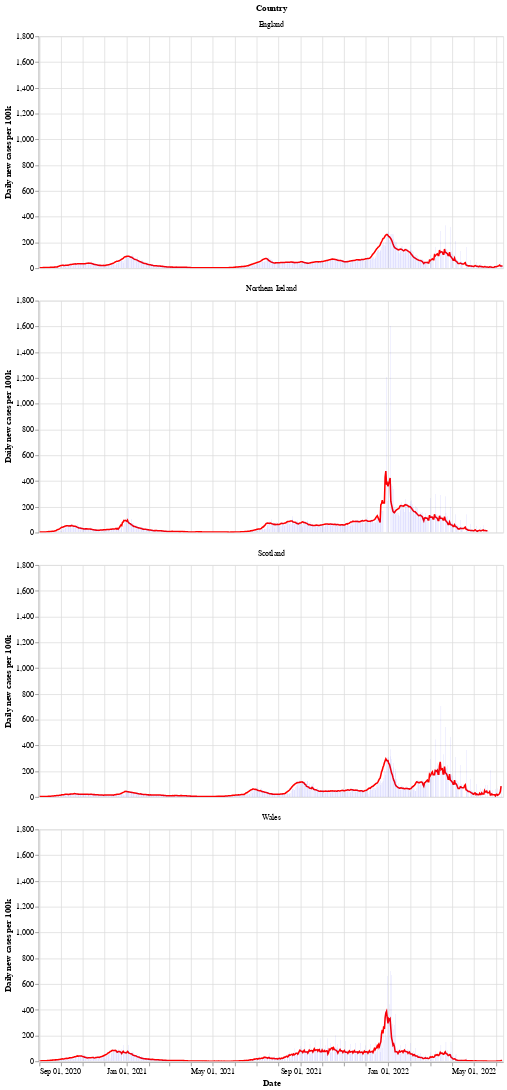

Notebook code for this chart:
### Markdown cell above
Next is a bar chart of the number of new cases in each country (per 100k population), with the 7 day moving average of cases. Again we see that Wales saw a longer period of raising and falling cases compared to the other countries.

After a period of cases falling, each nation is now seeing a rise in the number of cases - especially in Wales.

### Code cell
# collapse
bars = alt.Chart(uk_cases).mark_bar().encode(
    x=alt.X("yearmonthdate(date):T", axis=alt.Axis(title='Date')),
    y=alt.Y("newCasesRate:Q", axis=alt.Axis(title='Daily new cases per 100k')),
    tooltip='newCasesRate',
    color=alt.condition(
        alt.datum.dailyChange > 0,
        alt.value("orange"),  # The positive color
        alt.value("blue")  # The negative color
    )
).properties(title='New cases per 100k population with rolling 7 day average', width=600).interactive()
line = alt.Chart(uk_cases).mark_line(
    color='red',
    size=2,
).transform_window(
    rolling_mean='mean(newCasesRate)',
    frame=[0, 7],
    groupby=['areaName']
).encode(
    x='yearmonthdate(date):T',
    y='rolling_mean:Q'
)
alt.layer(line, bars, data=uk_cases).facet(alt.Row('areaName', title='Country'), columns=1)

### Figure 1 — Vega-Lite specification as saved in the notebook (floating-point values rounded to 4 significant figures; data arrays with more than 128 entries replaced by an {"elided": "..."} marker saying what was removed)
{"config": {"view": {"continuousWidth": 400, "continuousHeight": 300}}, "data": {"name": "data-cb9f87e75d56b4e8c0dcc61a672e1206"}, "facet": {"type": "nominal", "field": "areaName", "title": "Country"}, "spec": {"layer": [{"mark": {"type": "line", "color": "red", "size": 2}, "encoding": {"x": {"type": "temporal", "field": "date", "timeUnit": "yearmonthdate"}, "y": {"type": "quantitative", "field": "rolling_mean"}}, "transform": [{"window": [{"op": "mean", "field": "newCasesRate", "as": "rolling_mean"}], "frame": [0, 7], "groupby": ["areaName"]}]}, {"mark": "bar", "encoding": {"color": {"condition": {"value": "orange", "test": "(datum.dailyChange > 0)"}, "value": "blue"}, "tooltip": {"type": "quantitative", "field": "newCasesRate"}, "x": {"type": "temporal", "axis": {"title": "Date"}, "field": "date", "timeUnit": "yearmonthdate"}, "y": {"type": "quantitative", "axis": {"title": "Daily new cases per 100k"}, "field": "newCasesRate"}}, "selection": {"selector002": {"type": "interval", "bind": "scales", "encodings": ["x", "y"]}}, "title": "New cases per 100k population with rolling 7 day average", "width": 600}]}, "columns": 1, "$schema": "https://vega.github.io/schema/vega-lite/v4.8.1.json", "datasets": {"data-cb9f87e75d56b4e8c0dcc61a672e1206": {"elided": "2568 records"}}}
